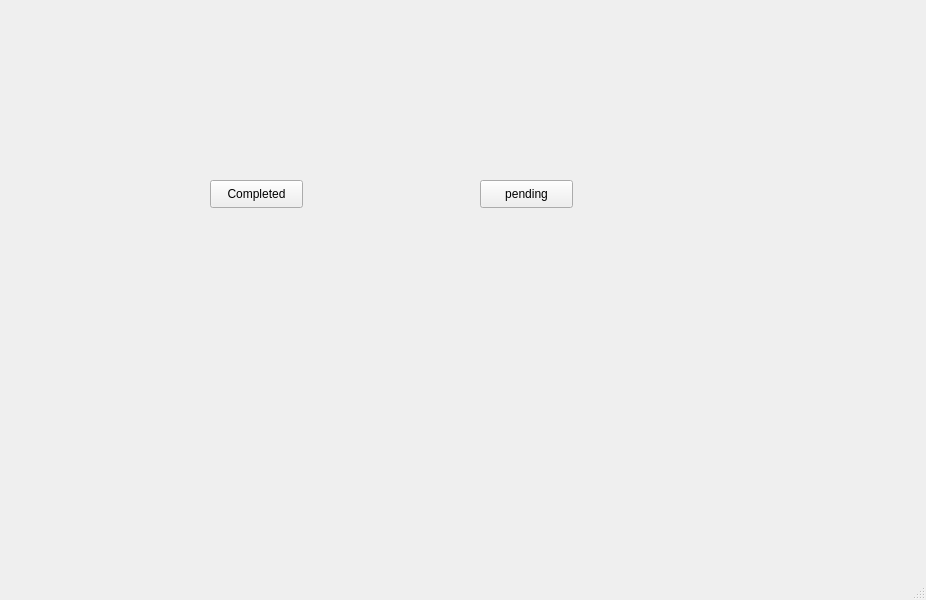
<?xml version="1.0" encoding="UTF-8"?>
<ui version="4.0">
 <class>Request</class>
 <widget class="QMainWindow" name="Request">
  <property name="geometry">
   <rect>
    <x>0</x>
    <y>0</y>
    <width>926</width>
    <height>600</height>
   </rect>
  </property>
  <property name="windowTitle">
   <string>MainWindow</string>
  </property>
  <widget class="QWidget" name="centralwidget">
   <widget class="QPushButton" name="com_bt">
    <property name="geometry">
     <rect>
      <x>210</x>
      <y>180</y>
      <width>93</width>
      <height>28</height>
     </rect>
    </property>
    <property name="text">
     <string>Completed</string>
    </property>
   </widget>
   <widget class="QPushButton" name="pe_bt">
    <property name="geometry">
     <rect>
      <x>480</x>
      <y>180</y>
      <width>93</width>
      <height>28</height>
     </rect>
    </property>
    <property name="text">
     <string>pending</string>
    </property>
   </widget>
  </widget>
  <widget class="QMenuBar" name="menubar">
   <property name="geometry">
    <rect>
     <x>0</x>
     <y>0</y>
     <width>926</width>
     <height>26</height>
    </rect>
   </property>
  </widget>
  <widget class="QStatusBar" name="statusbar"/>
 </widget>
 <resources/>
 <connections/>
</ui>
